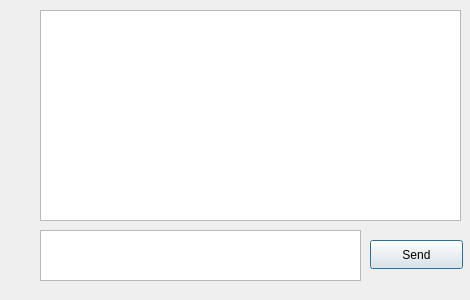
<?xml version="1.0" encoding="UTF-8"?>
<ui version="4.0">
 <class>ChatView</class>
 <widget class="QDialog" name="ChatView">
  <property name="geometry">
   <rect>
    <x>0</x>
    <y>0</y>
    <width>470</width>
    <height>300</height>
   </rect>
  </property>
  <property name="windowTitle">
   <string>Dialog</string>
  </property>
  <widget class="QPushButton" name="sendDataButton">
   <property name="geometry">
    <rect>
     <x>370</x>
     <y>240</y>
     <width>93</width>
     <height>29</height>
    </rect>
   </property>
   <property name="text">
    <string>Send</string>
   </property>
  </widget>
  <widget class="QTextBrowser" name="ChattextBrowser">
   <property name="geometry">
    <rect>
     <x>40</x>
     <y>10</y>
     <width>421</width>
     <height>211</height>
    </rect>
   </property>
  </widget>
  <widget class="QTextEdit" name="messageTextEdit">
   <property name="geometry">
    <rect>
     <x>40</x>
     <y>230</y>
     <width>321</width>
     <height>51</height>
    </rect>
   </property>
  </widget>
 </widget>
 <resources/>
 <connections/>
</ui>
